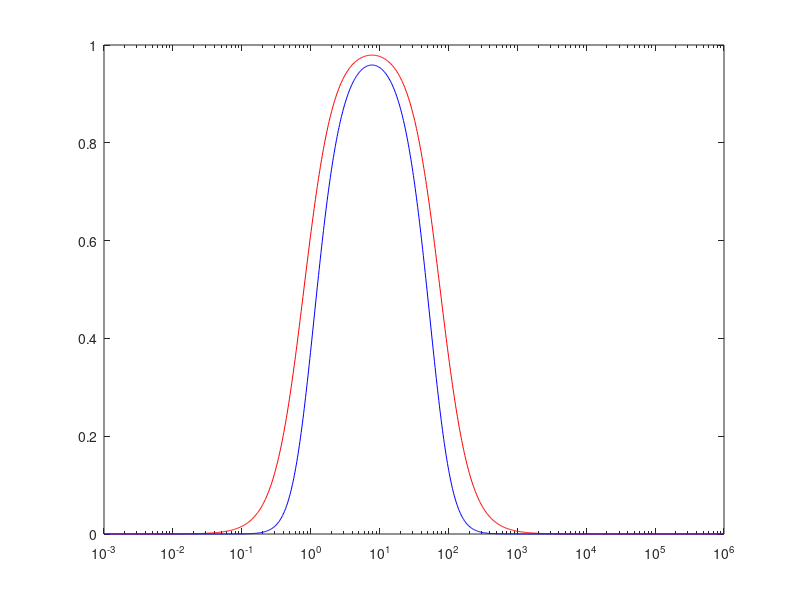

Reproduce this figure in MATLAB.
fid=fopen('tcurve_shr_chrgamp_waa.txt');
C=textscan(fid,'%f %f %f %f %f','Headerlines',1);

freq=C{1};

value=C{2};
coef_filt=10.^(value/20); % value of the spice model given by sean are in dB
coef_filt1=10.^(value/10); % value of the spice model given by sean are in dB

semilogx(freq,coef_filt.^2,'r')
hold on
semilogx(freq,coef_filt1.^2,'b')

save('shr_chramp_waa.mat','coef_filt','freq');